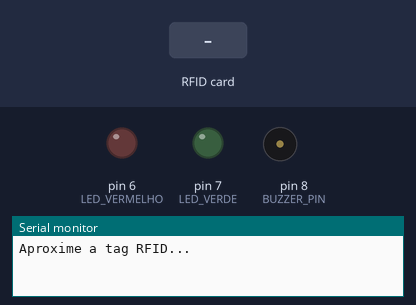
The sketch below on a simulated Arduino Uno, built with avr-gcc and run on an emulated ATmega328P. On the bench: output pins drawn as LEDs (lit = HIGH), buzzer (waves = sounding), the last lines printed to the serial monitor. Dashed ring = blinking. The test bench sets the inputs (shaded band). Pins used as bus, display or sensor lines are not drawn.

Above: at 1.2 s.
1.3 s: RFID card D3 67 AA 13 held to the reader
At 1.63 s:
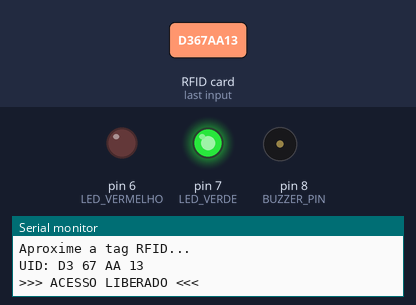
3.3 s: RFID card 53 4A D2 26 held to the reader
At 3.38 s:
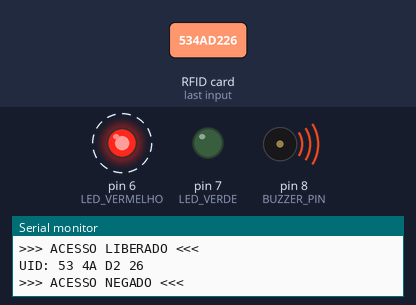
6.3 s: RFID card 5E 7A 19 C4 held to the reader
At 8.0 s:
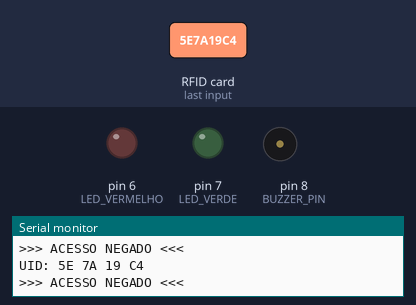
Timing chart, 0 to 9.5 s (numbered marks = the images above; inputs shaded):
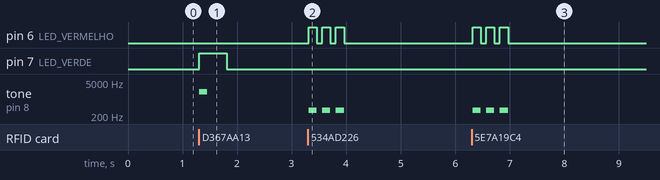

Measured:
- after the input at 1.3 s, pin 7 (LED_VERDE): LOW → HIGH at once, → LOW 0.50 s later; tone on pin 8 (BUZZER_PIN): silent → 2000 Hz at once, → silent 0.15 s later
- after the input at 3.3 s, pin 6 (LED_VERMELHO): alternates HIGH for 0.15 s and LOW for 0.10 s, 6 changes in all, then stays LOW, starting at once; tone on pin 8 (BUZZER_PIN): alternates 350 Hz for 0.15 s and silent for 0.10 s, 6 changes in all, then stays silent, starting at once
- after the input at 6.3 s, pin 6 (LED_VERMELHO): alternates HIGH for 0.15 s and LOW for 0.10 s, 6 changes in all, then stays LOW, starting at once; tone on pin 8 (BUZZER_PIN): alternates 350 Hz for 0.15 s and silent for 0.10 s, 6 changes in all, then stays silent, starting at once

The sketch:

CTechIOT.ino
```cpp
#include <SPI.h>
#include <MFRC522.h>

#define SS_PIN 10
#define RST_PIN 9
#define BUZZER_PIN 8
#define LED_VERDE 7
#define LED_VERMELHO 6

MFRC522 rfid(SS_PIN, RST_PIN);


byte autorizadaDrGabriel[4] = {0xD3, 0x67, 0xAA, 0x13};
byte negadaDraBarbara[4]    = {0x53, 0x4A, 0xD2, 0x26};

void setup() {
  Serial.begin(9600);
  SPI.begin();

  rfid.PCD_Init();

  pinMode(BUZZER_PIN, OUTPUT);
  pinMode(LED_VERDE, OUTPUT);
  pinMode(LED_VERMELHO, OUTPUT);

  digitalWrite(LED_VERDE, LOW);
  digitalWrite(LED_VERMELHO, LOW);

  Serial.println("Aproxime a tag RFID...");
}

void loop() {

  if (!rfid.PICC_IsNewCardPresent()) {
    return;
  }

  if (!rfid.PICC_ReadCardSerial()) {
    return;
  }

  Serial.print("UID: ");

  bool ehGabriel = true;
  bool ehBarbara = true;

  for (byte i = 0; i < rfid.uid.size; i++) {
    Serial.print(rfid.uid.uidByte[i], HEX);
    Serial.print(" ");

    if (rfid.uid.uidByte[i] != autorizadaDrGabriel[i]) {
      ehGabriel = false;
    }
    if (rfid.uid.uidByte[i] != negadaDraBarbara[i]) {
      ehBarbara = false;
    }
  }
  Serial.println();

  if (ehGabriel) {
    Serial.println(">>> ACESSO LIBERADO <<<");

    digitalWrite(LED_VERDE, HIGH);
    tone(BUZZER_PIN, 2000, 150);
    delay(500);
    digitalWrite(LED_VERDE, LOW);
  }
  else if (ehBarbara) {
    Serial.println(">>> ACESSO NEGADO <<<");

    for (int i = 0; i < 3; i++) {
      digitalWrite(LED_VERMELHO, HIGH);
      tone(BUZZER_PIN, 350, 150);
      delay(150);
      digitalWrite(LED_VERMELHO, LOW);
      delay(100);
    }
  }
  else {
    Serial.println(">>> ACESSO NEGADO <<<");

    for (int i = 0; i < 3; i++) {
      digitalWrite(LED_VERMELHO, HIGH);
      tone(BUZZER_PIN, 350, 150);
      delay(150);
      digitalWrite(LED_VERMELHO, LOW);
      delay(100);
    }
  }

  Serial.println();
  delay(500);
}
```
